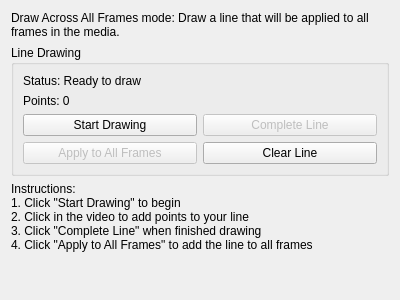
<?xml version="1.0" encoding="UTF-8"?>
<ui version="4.0">
 <class>LineDrawAllFramesSelectionWidget</class>
 <widget class="QWidget" name="LineDrawAllFramesSelectionWidget">
  <property name="geometry">
   <rect>
    <x>0</x>
    <y>0</y>
    <width>400</width>
    <height>300</height>
   </rect>
  </property>
  <property name="windowTitle">
   <string>Form</string>
  </property>
  <layout class="QVBoxLayout" name="verticalLayout">
   <item>
    <widget class="QLabel" name="descriptionLabel">
     <property name="text">
      <string>Draw Across All Frames mode: Draw a line that will be applied to all frames in the media.</string>
     </property>
     <property name="wordWrap">
      <bool>true</bool>
     </property>
    </widget>
   </item>
   <item>
    <widget class="QGroupBox" name="drawingGroupBox">
     <property name="title">
      <string>Line Drawing</string>
     </property>
     <layout class="QVBoxLayout" name="drawingLayout">
      <item>
       <widget class="QLabel" name="statusLabel">
        <property name="text">
         <string>Status: Ready to draw</string>
        </property>
       </widget>
      </item>
      <item>
       <widget class="QLabel" name="pointsLabel">
        <property name="text">
         <string>Points: 0</string>
        </property>
       </widget>
      </item>
      <item>
       <layout class="QHBoxLayout" name="buttonLayout">
        <item>
         <widget class="QPushButton" name="startDrawingButton">
          <property name="text">
           <string>Start Drawing</string>
          </property>
         </widget>
        </item>
        <item>
         <widget class="QPushButton" name="completeDrawingButton">
          <property name="enabled">
           <bool>false</bool>
          </property>
          <property name="text">
           <string>Complete Line</string>
          </property>
         </widget>
        </item>
       </layout>
      </item>
      <item>
       <layout class="QHBoxLayout" name="actionLayout">
        <item>
         <widget class="QPushButton" name="applyToAllFramesButton">
          <property name="enabled">
           <bool>false</bool>
          </property>
          <property name="text">
           <string>Apply to All Frames</string>
          </property>
         </widget>
        </item>
        <item>
         <widget class="QPushButton" name="clearLineButton">
          <property name="text">
           <string>Clear Line</string>
          </property>
         </widget>
        </item>
       </layout>
      </item>
     </layout>
    </widget>
   </item>
   <item>
    <widget class="QLabel" name="instructionsLabel">
     <property name="text">
      <string>Instructions:
1. Click "Start Drawing" to begin
2. Click in the video to add points to your line
3. Click "Complete Line" when finished drawing
4. Click "Apply to All Frames" to add the line to all frames</string>
     </property>
     <property name="wordWrap">
      <bool>true</bool>
     </property>
    </widget>
   </item>
   <item>
    <spacer name="verticalSpacer">
     <property name="orientation">
      <enum>Qt::Orientation::Vertical</enum>
     </property>
     <property name="sizeHint" stdset="0">
      <size>
       <width>20</width>
       <height>40</height>
      </size>
     </property>
    </spacer>
   </item>
  </layout>
 </widget>
 <resources/>
 <connections/>
</ui> 
